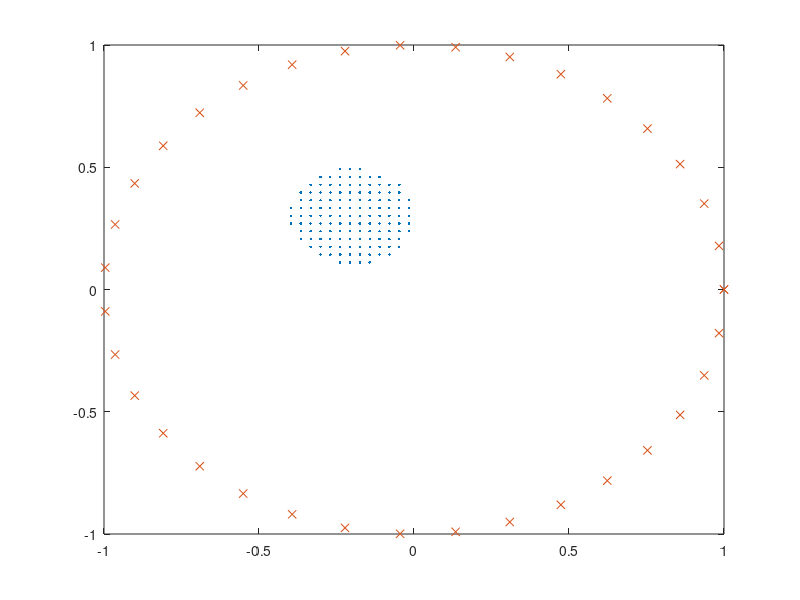

Write MATLAB code to recreate this figure.
clc;clear;

M=64;
nu0=4*pi*10^(-7);
e0=8.854*10^(-12);
lamda=0.1;
ac=0.5*lamda;
k=2*pi/lamda; 
ang=linspace(0,2*pi,36);
R=1;
X=R*cos(ang);
Y=R*sin(ang);

x=linspace(-1,1,M);
y=linspace(-1,1,M);

q=1;
for zz=1:M
    for ww=1:M
        if  (x(zz)+0.2)^2+(y(ww)-0.3)^2<=(0.2)^2
            xn(q)=x(zz);
            yn(q)=y(ww);     
            q=q+1;
        end
    end
end
Epsilon=zeros(1,length(xn));
Epsilon(1,1:end)=5;
a=sqrt(0.1^2/length(xn));  
plot(xn,yn,'.');
hold on
plot(X,Y,'x');
